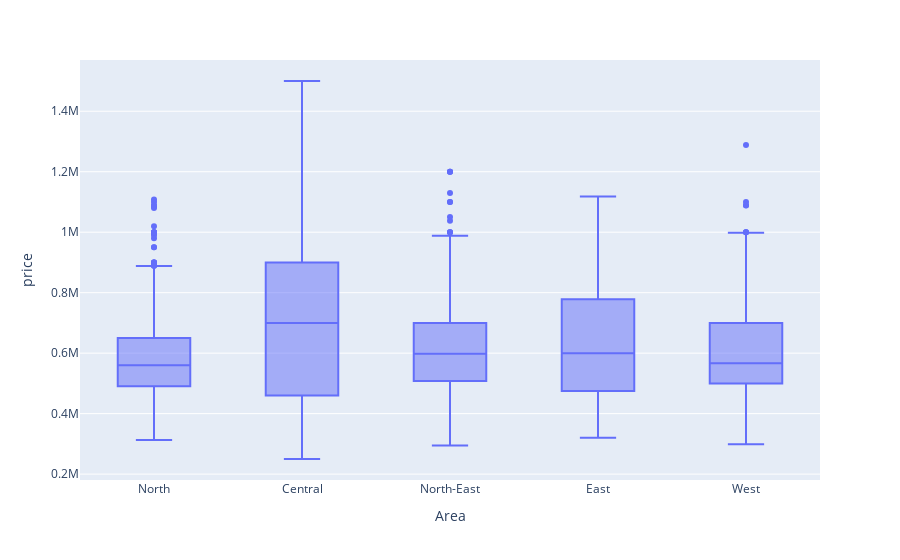

The code cell stored with this chart in its notebook:
### Code cell
px.box(df, "Area", "price").show()

### Figure 1 — Plotly figure (JSON) as saved in the notebook; plotly's stock layout.template omitted (floating-point values rounded to 4 significant figures; data arrays with more than 128 entries replaced by an {"elided": "..."} marker saying what was removed)
{"data": [{"alignmentgroup": "True", "hovertemplate": "Area=%{x}<br>price=%{y}<extra></extra>", "legendgroup": "", "marker": {"color": "#636efa"}, "name": "", "notched": false, "offsetgroup": "", "orientation": "v", "showlegend": false, "type": "box", "x": {"elided": "2232 str values"}, "x0": " ", "xaxis": "x", "y": {"elided": "2232 int values"}, "y0": " ", "yaxis": "y"}], "layout": {"boxmode": "group", "legend": {"tracegroupgap": 0}, "margin": {"t": 60}, "xaxis": {"anchor": "y", "domain": [0, 1], "title": {"text": "Area"}}, "yaxis": {"anchor": "x", "domain": [0, 1], "title": {"text": "price"}}}}
